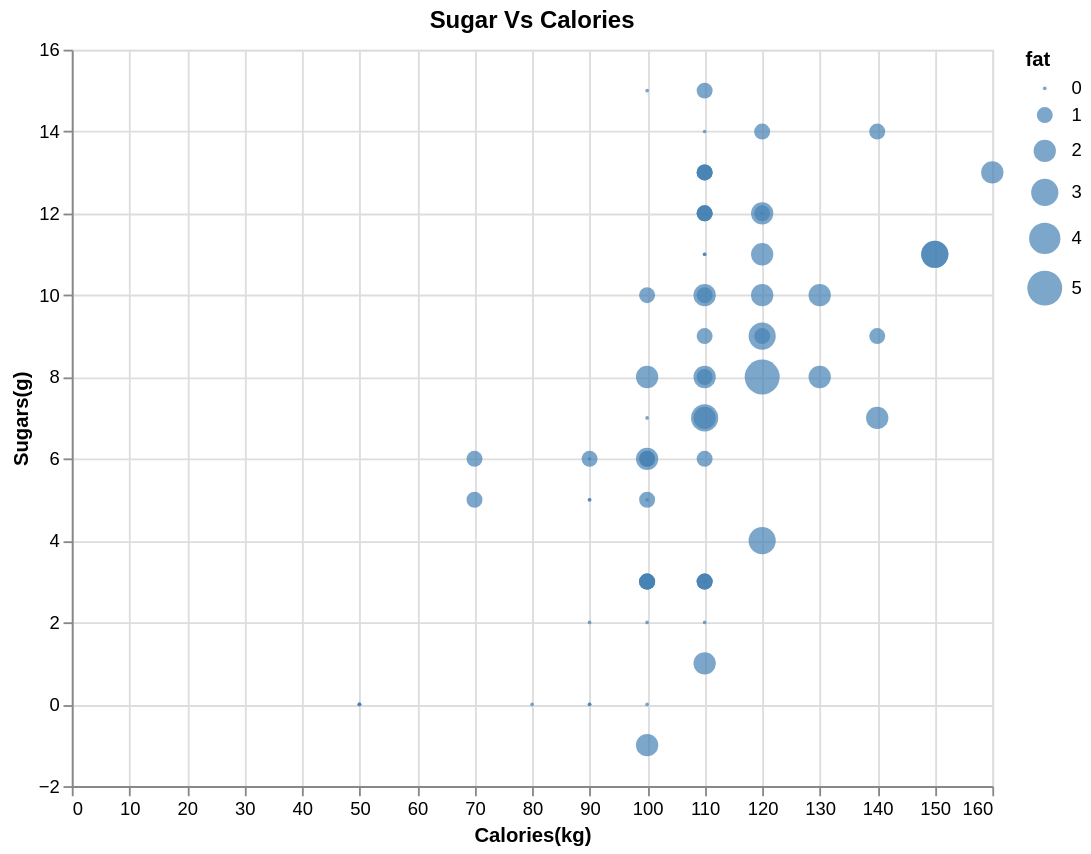

This figure's notebook cell:
### Code cell
#A scatter plot showing the relationship between sugar and calories.
# using Altair Library

import altair as alt
scater = alt.Chart(df).mark_point(
    size= 80,
    color = "steelblue",
    filled = True
).encode(
    alt.X("calories", title = "Calories(kg)"),
    alt.Y("sugars", title= "Sugars(g)"),
    alt.Size('fat'),

    tooltip="name"
).properties(
    width= 500,
    height= 400,
    title= "Sugar Vs Calories"
)
scater

### Figure 1 — Vega-Lite specification as saved in the notebook (floating-point values rounded to 4 significant figures)
{"config": {"view": {"continuousWidth": 300, "continuousHeight": 300}}, "data": {"name": "data-fb053b97d7afd322980275fb76f795d3"}, "mark": {"type": "point", "color": "steelblue", "filled": true, "size": 80}, "encoding": {"size": {"field": "fat", "type": "quantitative"}, "tooltip": {"field": "name", "type": "nominal"}, "x": {"field": "calories", "title": "Calories(kg)", "type": "quantitative"}, "y": {"field": "sugars", "title": "Sugars(g)", "type": "quantitative"}}, "height": 400, "title": "Sugar Vs Calories", "width": 500, "$schema": "https://vega.github.io/schema/vega-lite/v5.20.1.json", "datasets": {"data-fb053b97d7afd322980275fb76f795d3": [{"name": "100% Bran", "mfr": "N", "type": "C", "calories": 70, "protein": 4, "fat": 1, "sodium": 130, "fiber": 10.0, "carbo": 5.0, "sugars": 6, "potass": 280, "vitamins": 25, "shelf": 3, "weight": 1.0, "cups": 0.33, "rating": 68.4, "manufacturer_name": "Nabisco"}, {"name": "100% Natural Bran", "mfr": "Q", "type": "C", "calories": 120, "protein": 3, "fat": 5, "sodium": 15, "fiber": 2.0, "carbo": 8.0, "sugars": 8, "potass": 135, "vitamins": 0, "shelf": 3, "weight": 1.0, "cups": 1.0, "rating": 33.98, "manufacturer_name": "Quaker Oats"}, {"name": "All-Bran", "mfr": "K", "type": "C", "calories": 70, "protein": 4, "fat": 1, "sodium": 260, "fiber": 9.0, "carbo": 7.0, "sugars": 5, "potass": 320, "vitamins": 25, "shelf": 3, "weight": 1.0, "cups": 0.33, "rating": 59.43, "manufacturer_name": "Kelloggs"}, {"name": "All-Bran with Extra Fiber", "mfr": "K", "type": "C", "calories": 50, "protein": 4, "fat": 0, "sodium": 140, "fiber": 14.0, "carbo": 8.0, "sugars": 0, "potass": 330, "vitamins": 25, "shelf": 3, "weight": 1.0, "cups": 0.5, "rating": 93.7, "manufacturer_name": "Kelloggs"}, {"name": "Almond Delight", "mfr": "R", "type": "C", "calories": 110, "protein": 2, "fat": 2, "sodium": 200, "fiber": 1.0, "carbo": 14.0, "sugars": 8, "potass": -1, "vitamins": 25, "shelf": 3, "weight": 1.0, "cups": 0.75, "rating": 34.38, "manufacturer_name": "Ralston Purina"}, {"name": "Apple Cinnamon Cheerios", "mfr": "G", "type": "C", "calories": 110, "protein": 2, "fat": 2, "sodium": 180, "fiber": 1.5, "carbo": 10.5, "sugars": 10, "potass": 70, "vitamins": 25, "shelf": 1, "weight": 1.0, "cups": 0.75, "rating": 29.51, "manufacturer_name": "General Mills"}, {"name": "Apple Jacks", "mfr": "K", "type": "C", "calories": 110, "protein": 2, "fat": 0, "sodium": 125, "fiber": 1.0, "carbo": 11.0, "sugars": 14, "potass": 30, "vitamins": 25, "shelf": 2, "weight": 1.0, "cups": 1.0, "rating": 33.17, "manufacturer_name": "Kelloggs"}, {"name": "Basic 4", "mfr": "G", "type": "C", "calories": 130, "protein": 3, "fat": 2, "sodium": 210, "fiber": 2.0, "carbo": 18.0, "sugars": 8, "potass": 100, "vitamins": 25, "shelf": 3, "weight": 1.33, "cups": 0.75, "rating": 37.04, "manufacturer_name": "General Mills"}, {"name": "Bran Chex", "mfr": "R", "type": "C", "calories": 90, "protein": 2, "fat": 1, "sodium": 200, "fiber": 4.0, "carbo": 15.0, "sugars": 6, "potass": 125, "vitamins": 25, "shelf": 1, "weight": 1.0, "cups": 0.67, "rating": 49.12, "manufacturer_name": "Ralston Purina"}, {"name": "Bran Flakes", "mfr": "P", "type": "C", "calories": 90, "protein": 3, "fat": 0, "sodium": 210, "fiber": 5.0, "carbo": 13.0, "sugars": 5, "potass": 190, "vitamins": 25, "shelf": 3, "weight": 1.0, "cups": 0.67, "rating": 53.31, "manufacturer_name": "Post"}, {"name": "Cap'n'Crunch", "mfr": "Q", "type": "C", "calories": 120, "protein": 1, "fat": 2, "sodium": 220, "fiber": 0.0, "carbo": 12.0, "sugars": 12, "potass": 35, "vitamins": 25, "shelf": 2, "weight": 1.0, "cups": 0.75, "rating": 18.04, "manufacturer_name": "Quaker Oats"}, {"name": "Cheerios", "mfr": "G", "type": "C", "calories": 110, "protein": 6, "fat": 2, "sodium": 290, "fiber": 2.0, "carbo": 17.0, "sugars": 1, "potass": 105, "vitamins": 25, "shelf": 1, "weight": 1.0, "cups": 1.25, "rating": 50.76, "manufacturer_name": "General Mills"}, {"name": "Cinnamon Toast Crunch", "mfr": "G", "type": "C", "calories": 120, "protein": 1, "fat": 3, "sodium": 210, "fiber": 0.0, "carbo": 13.0, "sugars": 9, "potass": 45, "vitamins": 25, "shelf": 2, "weight": 1.0, "cups": 0.75, "rating": 19.82, "manufacturer_name": "General Mills"}, {"name": "Clusters", "mfr": "G", "type": "C", "calories": 110, "protein": 3, "fat": 2, "sodium": 140, "fiber": 2.0, "carbo": 13.0, "sugars": 7, "potass": 105, "vitamins": 25, "shelf": 3, "weight": 1.0, "cups": 0.5, "rating": 40.4, "manufacturer_name": "General Mills"}, {"name": "Cocoa Puffs", "mfr": "G", "type": "C", "calories": 110, "protein": 1, "fat": 1, "sodium": 180, "fiber": 0.0, "carbo": 12.0, "sugars": 13, "potass": 55, "vitamins": 25, "shelf": 2, "weight": 1.0, "cups": 1.0, "rating": 22.74, "manufacturer_name": "General Mills"}, {"name": "Corn Chex", "mfr": "R", "type": "C", "calories": 110, "protein": 2, "fat": 0, "sodium": 280, "fiber": 0.0, "carbo": 22.0, "sugars": 3, "potass": 25, "vitamins": 25, "shelf": 1, "weight": 1.0, "cups": 1.0, "rating": 41.45, "manufacturer_name": "Ralston Purina"}, {"name": "Corn Flakes", "mfr": "K", "type": "C", "calories": 100, "protein": 2, "fat": 0, "sodium": 290, "fiber": 1.0, "carbo": 21.0, "sugars": 2, "potass": 35, "vitamins": 25, "shelf": 1, "weight": 1.0, "cups": 1.0, "rating": 45.86, "manufacturer_name": "Kelloggs"}, {"name": "Corn Pops", "mfr": "K", "type": "C", "calories": 110, "protein": 1, "fat": 0, "sodium": 90, "fiber": 1.0, "carbo": 13.0, "sugars": 12, "potass": 20, "vitamins": 25, "shelf": 2, "weight": 1.0, "cups": 1.0, "rating": 35.78, "manufacturer_name": "Kelloggs"}, {"name": "Count Chocula", "mfr": "G", "type": "C", "calories": 110, "protein": 1, "fat": 1, "sodium": 180, "fiber": 0.0, "carbo": 12.0, "sugars": 13, "potass": 65, "vitamins": 25, "shelf": 2, "weight": 1.0, "cups": 1.0, "rating": 22.4, "manufacturer_name": "General Mills"}, {"name": "Cracklin' Oat Bran", "mfr": "K", "type": "C", "calories": 110, "protein": 3, "fat": 3, "sodium": 140, "fiber": 4.0, "carbo": 10.0, "sugars": 7, "potass": 160, "vitamins": 25, "shelf": 3, "weight": 1.0, "cups": 0.5, "rating": 40.45, "manufacturer_name": "Kelloggs"}, {"name": "Cream of Wheat (Quick)", "mfr": "N", "type": "H", "calories": 100, "protein": 3, "fat": 0, "sodium": 80, "fiber": 1.0, "carbo": 21.0, "sugars": 0, "potass": -1, "vitamins": 0, "shelf": 2, "weight": 1.0, "cups": 1.0, "rating": 64.53, "manufacturer_name": "Nabisco"}, {"name": "Crispix", "mfr": "K", "type": "C", "calories": 110, "protein": 2, "fat": 0, "sodium": 220, "fiber": 1.0, "carbo": 21.0, "sugars": 3, "potass": 30, "vitamins": 25, "shelf": 3, "weight": 1.0, "cups": 1.0, "rating": 46.9, "manufacturer_name": "Kelloggs"}, {"name": "Crispy Wheat & Raisins", "mfr": "G", "type": "C", "calories": 100, "protein": 2, "fat": 1, "sodium": 140, "fiber": 2.0, "carbo": 11.0, "sugars": 10, "potass": 120, "vitamins": 25, "shelf": 3, "weight": 1.0, "cups": 0.75, "rating": 36.18, "manufacturer_name": "General Mills"}, {"name": "Double Chex", "mfr": "R", "type": "C", "calories": 100, "protein": 2, "fat": 0, "sodium": 190, "fiber": 1.0, "carbo": 18.0, "sugars": 5, "potass": 80, "vitamins": 25, "shelf": 3, "weight": 1.0, "cups": 0.75, "rating": 44.33, "manufacturer_name": "Ralston Purina"}, {"name": "Froot Loops", "mfr": "K", "type": "C", "calories": 110, "protein": 2, "fat": 1, "sodium": 125, "fiber": 1.0, "carbo": 11.0, "sugars": 13, "potass": 30, "vitamins": 25, "shelf": 2, "weight": 1.0, "cups": 1.0, "rating": 32.21, "manufacturer_name": "Kelloggs"}, {"name": "Frosted Flakes", "mfr": "K", "type": "C", "calories": 110, "protein": 1, "fat": 0, "sodium": 200, "fiber": 1.0, "carbo": 14.0, "sugars": 11, "potass": 25, "vitamins": 25, "shelf": 1, "weight": 1.0, "cups": 0.75, "rating": 31.44, "manufacturer_name": "Kelloggs"}, {"name": "Frosted Mini-Wheats", "mfr": "K", "type": "C", "calories": 100, "protein": 3, "fat": 0, "sodium": 0, "fiber": 3.0, "carbo": 14.0, "sugars": 7, "potass": 100, "vitamins": 25, "shelf": 2, "weight": 1.0, "cups": 0.8, "rating": 58.35, "manufacturer_name": "Kelloggs"}, {"name": "Fruit & Fibre Dates; Walnuts; and Oats", "mfr": "P", "type": "C", "calories": 120, "protein": 3, "fat": 2, "sodium": 160, "fiber": 5.0, "carbo": 12.0, "sugars": 10, "potass": 200, "vitamins": 25, "shelf": 3, "weight": 1.25, "cups": 0.67, "rating": 40.92, "manufacturer_name": "Post"}, {"name": "Fruitful Bran", "mfr": "K", "type": "C", "calories": 120, "protein": 3, "fat": 0, "sodium": 240, "fiber": 5.0, "carbo": 14.0, "sugars": 12, "potass": 190, "vitamins": 25, "shelf": 3, "weight": 1.33, "cups": 0.67, "rating": 41.02, "manufacturer_name": "Kelloggs"}, {"name": "Fruity Pebbles", "mfr": "P", "type": "C", "calories": 110, "protein": 1, "fat": 1, "sodium": 135, "fiber": 0.0, "carbo": 13.0, "sugars": 12, "potass": 25, "vitamins": 25, "shelf": 2, "weight": 1.0, "cups": 0.75, "rating": 28.03, "manufacturer_name": "Post"}, {"name": "Golden Crisp", "mfr": "P", "type": "C", "calories": 100, "protein": 2, "fat": 0, "sodium": 45, "fiber": 0.0, "carbo": 11.0, "sugars": 15, "potass": 40, "vitamins": 25, "shelf": 1, "weight": 1.0, "cups": 0.88, "rating": 35.25, "manufacturer_name": "Post"}, {"name": "Golden Grahams", "mfr": "G", "type": "C", "calories": 110, "protein": 1, "fat": 1, "sodium": 280, "fiber": 0.0, "carbo": 15.0, "sugars": 9, "potass": 45, "vitamins": 25, "shelf": 2, "weight": 1.0, "cups": 0.75, "rating": 23.8, "manufacturer_name": "General Mills"}, {"name": "Grape Nuts Flakes", "mfr": "P", "type": "C", "calories": 100, "protein": 3, "fat": 1, "sodium": 140, "fiber": 3.0, "carbo": 15.0, "sugars": 5, "potass": 85, "vitamins": 25, "shelf": 3, "weight": 1.0, "cups": 0.88, "rating": 52.08, "manufacturer_name": "Post"}, {"name": "Grape-Nuts", "mfr": "P", "type": "C", "calories": 110, "protein": 3, "fat": 0, "sodium": 170, "fiber": 3.0, "carbo": 17.0, "sugars": 3, "potass": 90, "vitamins": 25, "shelf": 3, "weight": 1.0, "cups": 0.25, "rating": 53.37, "manufacturer_name": "Post"}, {"name": "Great Grains Pecan", "mfr": "P", "type": "C", "calories": 120, "protein": 3, "fat": 3, "sodium": 75, "fiber": 3.0, "carbo": 13.0, "sugars": 4, "potass": 100, "vitamins": 25, "shelf": 3, "weight": 1.0, "cups": 0.33, "rating": 45.81, "manufacturer_name": "Post"}, {"name": "Honey Graham Ohs", "mfr": "Q", "type": "C", "calories": 120, "protein": 1, "fat": 2, "sodium": 220, "fiber": 1.0, "carbo": 12.0, "sugars": 11, "potass": 45, "vitamins": 25, "shelf": 2, "weight": 1.0, "cups": 1.0, "rating": 21.87, "manufacturer_name": "Quaker Oats"}, {"name": "Honey Nut Cheerios", "mfr": "G", "type": "C", "calories": 110, "protein": 3, "fat": 1, "sodium": 250, "fiber": 1.5, "carbo": 11.5, "sugars": 10, "potass": 90, "vitamins": 25, "shelf": 1, "weight": 1.0, "cups": 0.75, "rating": 31.07, "manufacturer_name": "General Mills"}, {"name": "Honey-comb", "mfr": "P", "type": "C", "calories": 110, "protein": 1, "fat": 0, "sodium": 180, "fiber": 0.0, "carbo": 14.0, "sugars": 11, "potass": 35, "vitamins": 25, "shelf": 1, "weight": 1.0, "cups": 1.33, "rating": 28.74, "manufacturer_name": "Post"}, {"name": "Just Right Crunchy  Nuggets", "mfr": "K", "type": "C", "calories": 110, "protein": 2, "fat": 1, "sodium": 170, "fiber": 1.0, "carbo": 17.0, "sugars": 6, "potass": 60, "vitamins": 100, "shelf": 3, "weight": 1.0, "cups": 1.0, "rating": 36.52, "manufacturer_name": "Kelloggs"}, {"name": "Just Right Fruit & Nut", "mfr": "K", "type": "C", "calories": 140, "protein": 3, "fat": 1, "sodium": 170, "fiber": 2.0, "carbo": 20.0, "sugars": 9, "potass": 95, "vitamins": 100, "shelf": 3, "weight": 1.3, "cups": 0.75, "rating": 36.47, "manufacturer_name": "Kelloggs"}, {"name": "Kix", "mfr": "G", "type": "C", "calories": 110, "protein": 2, "fat": 1, "sodium": 260, "fiber": 0.0, "carbo": 21.0, "sugars": 3, "potass": 40, "vitamins": 25, "shelf": 2, "weight": 1.0, "cups": 1.5, "rating": 39.24, "manufacturer_name": "General Mills"}, {"name": "Life", "mfr": "Q", "type": "C", "calories": 100, "protein": 4, "fat": 2, "sodium": 150, "fiber": 2.0, "carbo": 12.0, "sugars": 6, "potass": 95, "vitamins": 25, "shelf": 2, "weight": 1.0, "cups": 0.67, "rating": 45.33, "manufacturer_name": "Quaker Oats"}, {"name": "Lucky Charms", "mfr": "G", "type": "C", "calories": 110, "protein": 2, "fat": 1, "sodium": 180, "fiber": 0.0, "carbo": 12.0, "sugars": 12, "potass": 55, "vitamins": 25, "shelf": 2, "weight": 1.0, "cups": 1.0, "rating": 26.73, "manufacturer_name": "General Mills"}, {"name": "Maypo", "mfr": "A", "type": "H", "calories": 100, "protein": 4, "fat": 1, "sodium": 0, "fiber": 0.0, "carbo": 16.0, "sugars": 3, "potass": 95, "vitamins": 25, "shelf": 2, "weight": 1.0, "cups": 1.0, "rating": 54.85, "manufacturer_name": "American Home Food Products"}, {"name": "Muesli Raisins; Dates; & Almonds", "mfr": "R", "type": "C", "calories": 150, "protein": 4, "fat": 3, "sodium": 95, "fiber": 3.0, "carbo": 16.0, "sugars": 11, "potass": 170, "vitamins": 25, "shelf": 3, "weight": 1.0, "cups": 1.0, "rating": 37.14, "manufacturer_name": "Ralston Purina"}, {"name": "Muesli Raisins; Peaches; & Pecans", "mfr": "R", "type": "C", "calories": 150, "protein": 4, "fat": 3, "sodium": 150, "fiber": 3.0, "carbo": 16.0, "sugars": 11, "potass": 170, "vitamins": 25, "shelf": 3, "weight": 1.0, "cups": 1.0, "rating": 34.14, "manufacturer_name": "Ralston Purina"}, {"name": "Mueslix Crispy Blend", "mfr": "K", "type": "C", "calories": 160, "protein": 3, "fat": 2, "sodium": 150, "fiber": 3.0, "carbo": 17.0, "sugars": 13, "potass": 160, "vitamins": 25, "shelf": 3, "weight": 1.5, "cups": 0.67, "rating": 30.31, "manufacturer_name": "Kelloggs"}, {"name": "Multi-Grain Cheerios", "mfr": "G", "type": "C", "calories": 100, "protein": 2, "fat": 1, "sodium": 220, "fiber": 2.0, "carbo": 15.0, "sugars": 6, "potass": 90, "vitamins": 25, "shelf": 1, "weight": 1.0, "cups": 1.0, "rating": 40.11, "manufacturer_name": "General Mills"}, {"name": "Nut&Honey Crunch", "mfr": "K", "type": "C", "calories": 120, "protein": 2, "fat": 1, "sodium": 190, "fiber": 0.0, "carbo": 15.0, "sugars": 9, "potass": 40, "vitamins": 25, "shelf": 2, "weight": 1.0, "cups": 0.67, "rating": 29.92, "manufacturer_name": "Kelloggs"}, {"name": "Nutri-Grain Almond-Raisin", "mfr": "K", "type": "C", "calories": 140, "protein": 3, "fat": 2, "sodium": 220, "fiber": 3.0, "carbo": 21.0, "sugars": 7, "potass": 130, "vitamins": 25, "shelf": 3, "weight": 1.33, "cups": 0.67, "rating": 40.69, "manufacturer_name": "Kelloggs"}, {"name": "Nutri-grain Wheat", "mfr": "K", "type": "C", "calories": 90, "protein": 3, "fat": 0, "sodium": 170, "fiber": 3.0, "carbo": 18.0, "sugars": 2, "potass": 90, "vitamins": 25, "shelf": 3, "weight": 1.0, "cups": 1.0, "rating": 59.64, "manufacturer_name": "Kelloggs"}, {"name": "Oatmeal Raisin Crisp", "mfr": "G", "type": "C", "calories": 130, "protein": 3, "fat": 2, "sodium": 170, "fiber": 1.5, "carbo": 13.5, "sugars": 10, "potass": 120, "vitamins": 25, "shelf": 3, "weight": 1.25, "cups": 0.5, "rating": 30.45, "manufacturer_name": "General Mills"}, {"name": "Post Nat. Raisin Bran", "mfr": "P", "type": "C", "calories": 120, "protein": 3, "fat": 1, "sodium": 200, "fiber": 6.0, "carbo": 11.0, "sugars": 14, "potass": 260, "vitamins": 25, "shelf": 3, "weight": 1.33, "cups": 0.67, "rating": 37.84, "manufacturer_name": "Post"}, {"name": "Product 19", "mfr": "K", "type": "C", "calories": 100, "protein": 3, "fat": 0, "sodium": 320, "fiber": 1.0, "carbo": 20.0, "sugars": 3, "potass": 45, "vitamins": 100, "shelf": 3, "weight": 1.0, "cups": 1.0, "rating": 41.5, "manufacturer_name": "Kelloggs"}, {"name": "Puffed Rice", "mfr": "Q", "type": "C", "calories": 50, "protein": 1, "fat": 0, "sodium": 0, "fiber": 0.0, "carbo": 13.0, "sugars": 0, "potass": 15, "vitamins": 0, "shelf": 3, "weight": 0.5, "cups": 1.0, "rating": 60.76, "manufacturer_name": "Quaker Oats"}, {"name": "Puffed Wheat", "mfr": "Q", "type": "C", "calories": 50, "protein": 2, "fat": 0, "sodium": 0, "fiber": 1.0, "carbo": 10.0, "sugars": 0, "potass": 50, "vitamins": 0, "shelf": 3, "weight": 0.5, "cups": 1.0, "rating": 63.01, "manufacturer_name": "Quaker Oats"}, {"name": "Quaker Oat Squares", "mfr": "Q", "type": "C", "calories": 100, "protein": 4, "fat": 1, "sodium": 135, "fiber": 2.0, "carbo": 14.0, "sugars": 6, "potass": 110, "vitamins": 25, "shelf": 3, "weight": 1.0, "cups": 0.5, "rating": 49.51, "manufacturer_name": "Quaker Oats"}, {"name": "Quaker Oatmeal", "mfr": "Q", "type": "H", "calories": 100, "protein": 5, "fat": 2, "sodium": 0, "fiber": 2.7, "carbo": -1.0, "sugars": -1, "potass": 110, "vitamins": 0, "shelf": 1, "weight": 1.0, "cups": 0.67, "rating": 50.83, "manufacturer_name": "Quaker Oats"}, {"name": "Raisin Bran", "mfr": "K", "type": "C", "calories": 120, "protein": 3, "fat": 1, "sodium": 210, "fiber": 5.0, "carbo": 14.0, "sugars": 12, "potass": 240, "vitamins": 25, "shelf": 2, "weight": 1.33, "cups": 0.75, "rating": 39.26, "manufacturer_name": "Kelloggs"}, {"name": "Raisin Nut Bran", "mfr": "G", "type": "C", "calories": 100, "protein": 3, "fat": 2, "sodium": 140, "fiber": 2.5, "carbo": 10.5, "sugars": 8, "potass": 140, "vitamins": 25, "shelf": 3, "weight": 1.0, "cups": 0.5, "rating": 39.7, "manufacturer_name": "General Mills"}, {"name": "Raisin Squares", "mfr": "K", "type": "C", "calories": 90, "protein": 2, "fat": 0, "sodium": 0, "fiber": 2.0, "carbo": 15.0, "sugars": 6, "potass": 110, "vitamins": 25, "shelf": 3, "weight": 1.0, "cups": 0.5, "rating": 55.33, "manufacturer_name": "Kelloggs"}, {"name": "Rice Chex", "mfr": "R", "type": "C", "calories": 110, "protein": 1, "fat": 0, "sodium": 240, "fiber": 0.0, "carbo": 23.0, "sugars": 2, "potass": 30, "vitamins": 25, "shelf": 1, "weight": 1.0, "cups": 1.13, "rating": 42.0, "manufacturer_name": "Ralston Purina"}, {"name": "Rice Krispies", "mfr": "K", "type": "C", "calories": 110, "protein": 2, "fat": 0, "sodium": 290, "fiber": 0.0, "carbo": 22.0, "sugars": 3, "potass": 35, "vitamins": 25, "shelf": 1, "weight": 1.0, "cups": 1.0, "rating": 40.56, "manufacturer_name": "Kelloggs"}, {"name": "Shredded Wheat", "mfr": "N", "type": "C", "calories": 80, "protein": 2, "fat": 0, "sodium": 0, "fiber": 3.0, "carbo": 16.0, "sugars": 0, "potass": 95, "vitamins": 0, "shelf": 1, "weight": 0.83, "cups": 1.0, "rating": 68.24, "manufacturer_name": "Nabisco"}, {"name": "Shredded Wheat 'n'Bran", "mfr": "N", "type": "C", "calories": 90, "protein": 3, "fat": 0, "sodium": 0, "fiber": 4.0, "carbo": 19.0, "sugars": 0, "potass": 140, "vitamins": 0, "shelf": 1, "weight": 1.0, "cups": 0.67, "rating": 74.47, "manufacturer_name": "Nabisco"}, {"name": "Shredded Wheat spoon size", "mfr": "N", "type": "C", "calories": 90, "protein": 3, "fat": 0, "sodium": 0, "fiber": 3.0, "carbo": 20.0, "sugars": 0, "potass": 120, "vitamins": 0, "shelf": 1, "weight": 1.0, "cups": 0.67, "rating": 72.8, "manufacturer_name": "Nabisco"}, {"name": "Smacks", "mfr": "K", "type": "C", "calories": 110, "protein": 2, "fat": 1, "sodium": 70, "fiber": 1.0, "carbo": 9.0, "sugars": 15, "potass": 40, "vitamins": 25, "shelf": 2, "weight": 1.0, "cups": 0.75, "rating": 31.23, "manufacturer_name": "Kelloggs"}, {"name": "Special K", "mfr": "K", "type": "C", "calories": 110, "protein": 6, "fat": 0, "sodium": 230, "fiber": 1.0, "carbo": 16.0, "sugars": 3, "potass": 55, "vitamins": 25, "shelf": 1, "weight": 1.0, "cups": 1.0, "rating": 53.13, "manufacturer_name": "Kelloggs"}, {"name": "Strawberry Fruit Wheats", "mfr": "N", "type": "C", "calories": 90, "protein": 2, "fat": 0, "sodium": 15, "fiber": 3.0, "carbo": 15.0, "sugars": 5, "potass": 90, "vitamins": 25, "shelf": 2, "weight": 1.0, "cups": 1.0, "rating": 59.36, "manufacturer_name": "Nabisco"}, {"name": "Total Corn Flakes", "mfr": "G", "type": "C", "calories": 110, "protein": 2, "fat": 1, "sodium": 200, "fiber": 0.0, "carbo": 21.0, "sugars": 3, "potass": 35, "vitamins": 100, "shelf": 3, "weight": 1.0, "cups": 1.0, "rating": 38.84, "manufacturer_name": "General Mills"}, {"name": "Total Raisin Bran", "mfr": "G", "type": "C", "calories": 140, "protein": 3, "fat": 1, "sodium": 190, "fiber": 4.0, "carbo": 15.0, "sugars": 14, "potass": 230, "vitamins": 100, "shelf": 3, "weight": 1.5, "cups": 1.0, "rating": 28.59, "manufacturer_name": "General Mills"}, {"name": "Total Whole Grain", "mfr": "G", "type": "C", "calories": 100, "protein": 3, "fat": 1, "sodium": 200, "fiber": 3.0, "carbo": 16.0, "sugars": 3, "potass": 110, "vitamins": 100, "shelf": 3, "weight": 1.0, "cups": 1.0, "rating": 46.66, "manufacturer_name": "General Mills"}, {"name": "Triples", "mfr": "G", "type": "C", "calories": 110, "protein": 2, "fat": 1, "sodium": 250, "fiber": 0.0, "carbo": 21.0, "sugars": 3, "potass": 60, "vitamins": 25, "shelf": 3, "weight": 1.0, "cups": 0.75, "rating": 39.11, "manufacturer_name": "General Mills"}, {"name": "Trix", "mfr": "G", "type": "C", "calories": 110, "protein": 1, "fat": 1, "sodium": 140, "fiber": 0.0, "carbo": 13.0, "sugars": 12, "potass": 25, "vitamins": 25, "shelf": 2, "weight": 1.0, "cups": 1.0, "rating": 27.75, "manufacturer_name": "General Mills"}, {"name": "Wheat Chex", "mfr": "R", "type": "C", "calories": 100, "protein": 3, "fat": 1, "sodium": 230, "fiber": 3.0, "carbo": 17.0, "sugars": 3, "potass": 115, "vitamins": 25, "shelf": 1, "weight": 1.0, "cups": 0.67, "rating": 49.79, "manufacturer_name": "Ralston Purina"}, {"name": "Wheaties", "mfr": "G", "type": "C", "calories": 100, "protein": 3, "fat": 1, "sodium": 200, "fiber": 3.0, "carbo": 17.0, "sugars": 3, "potass": 110, "vitamins": 25, "shelf": 1, "weight": 1.0, "cups": 1.0, "rating": 51.59, "manufacturer_name": "General Mills"}, {"name": "Wheaties Honey Gold", "mfr": "G", "type": "C", "calories": 110, "protein": 2, "fat": 1, "sodium": 200, "fiber": 1.0, "carbo": 16.0, "sugars": 8, "potass": 60, "vitamins": 25, "shelf": 1, "weight": 1.0, "cups": 0.75, "rating": 36.19, "manufacturer_name": "General Mills"}]}}
